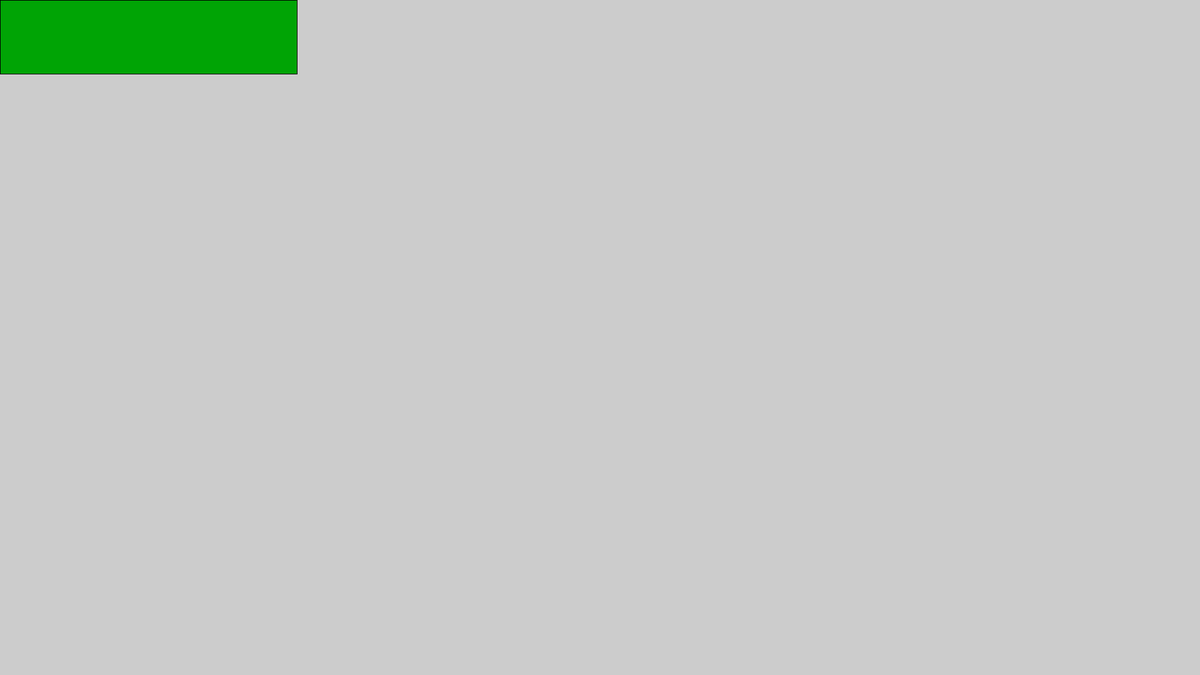
Frame 1 (no input)
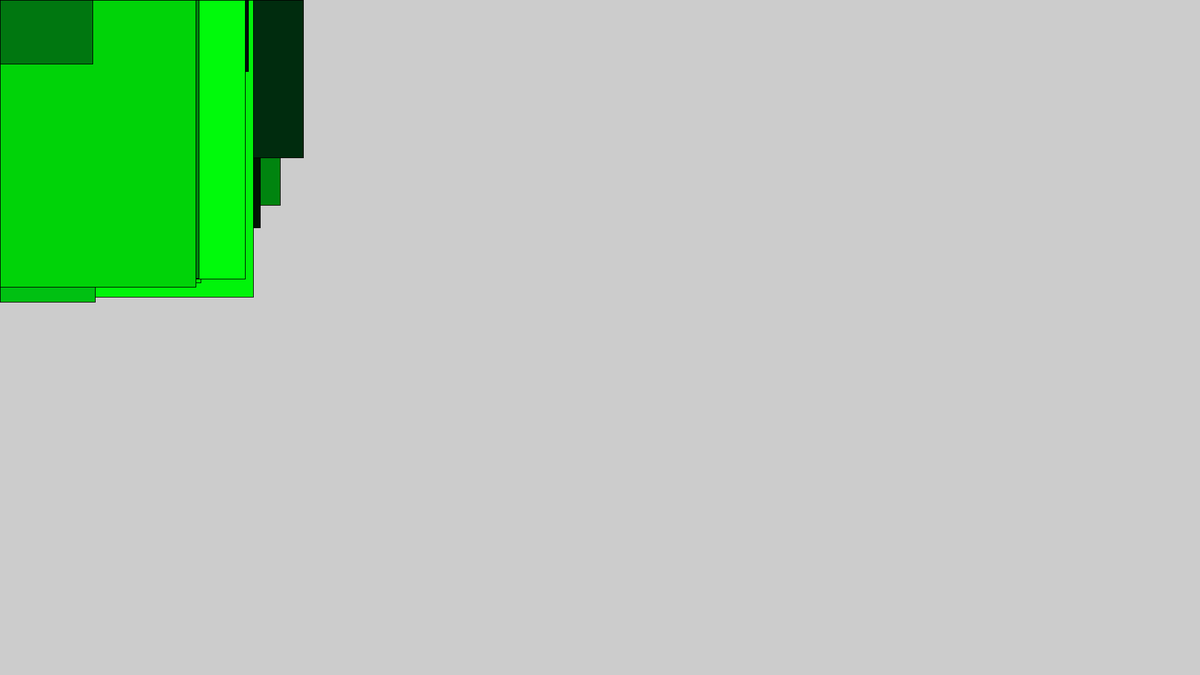
Frame 60 (the mouse pressed at the canvas centre just before this capture)
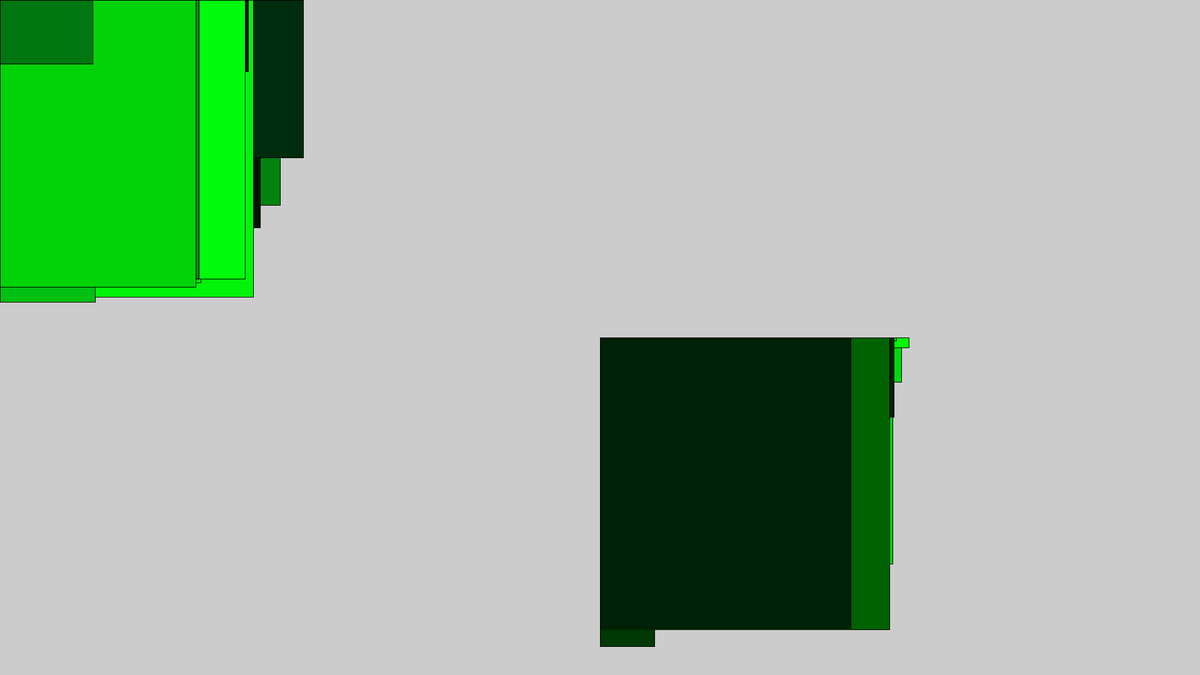
Frame 120 (the mouse held since frame 60 and released just before this capture)

The Processing sketch that drew these frames (run headless with seeded random() and noise(); from frame 60 on, the mouse is pressed at the canvas centre):

// Processing sketch: sketch_12_3
// ── sketch_12_3.pde
void setup(){
size(1920,1080);
}

void draw(){
  fill(random(0),random(255),random(20));
  rect(mouseX,mouseY,random(500),random(500));
}
  
